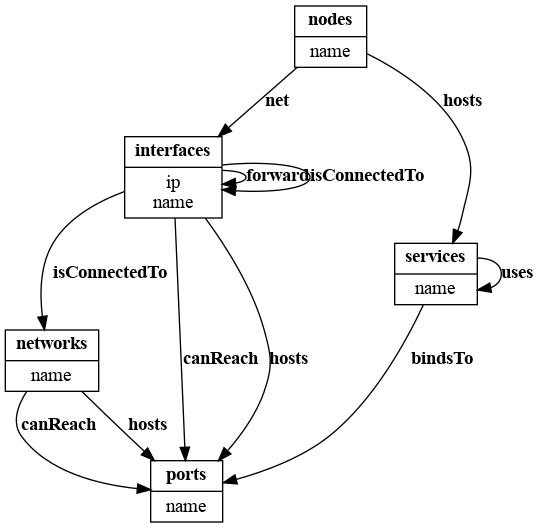

Write Python code to recreate this figure.
import functools
import sys
from typing import Dict, List, NoReturn, Set, Tuple, Optional, Union
from schema import Or, Schema, Optional as Opt, SchemaError

import graphviz
import yaml


@functools.total_ordering
class Node:
    def __init__(self, name: str, attributes: Optional[Set[str]] = None):
        self.name: str = name  # identifier
        if attributes is None:
            attributes = set()
        self.attributes: Set[str] = attributes

    def __str__(self):
        return f"{self.name}_{'_'.join(sorted(self.attributes))}"

    def __lt__(self, other: 'Node') -> bool:
        return str(self.name) < str(other.name)

    def to_label(self) -> str:
        return f"<{{<b>{self.name}</b>|{'<br />'.join(sorted(self.attributes))}}}>"


@functools.total_ordering
class Edge:
    def __init__(self, source: Node, destination: Node, label: str, attributes: Optional[Set[str]] = None):
        self.source = source
        self.destination = destination
        self.label = label
        if attributes is None:
            attributes = set()
        self.attributes = attributes

    def __str__(self) -> str:
        return f"{str(self.source)}_{str(self.destination)}_{self.label}_{'_'.join(sorted(self.attributes))}"

    def __lt__(self, other: 'Edge') -> bool:
        return str(self) < str(other)

    def to_label(self) -> str:
        return f"<<b>{self.label}</b>{''.join('<br />' + attribute for attribute in sorted(self.attributes))}>"


class Onthology:
    def __init__(self):
        self.nodes: Dict[str, Node] = dict()
        self.edges: Set[Edge] = set()
        self.schema: Optional[Schema] = None

    META_ONTHOLOGY = Schema({
            # source
            str: Or(None, {
                Opt('attributes'): Or(None, {
                    str: Or(None, object)
                }),
                # destination
                Opt(str): {
                    # edge
                    str: Or(None, {
                        # attribute
                        str: Or(None, object)
                    })
                }
            })
        })

    def draw(self, output_filename: str):
        g = graphviz.Digraph(format='png')
        g.node_attr.update({'shape': 'record'})

        for node in sorted(self.nodes.values()):
            g.node(str(node), label=node.to_label())

        for edge in sorted(self.edges):
            g.edge(str(edge.source), str(edge.destination), edge.to_label())

        print(g.source)
        filename = g.render(filename=output_filename)
        print("Graph saved in", filename)

    def get_node(self, name: str) -> Node:
        if name in self.nodes:
            return self.nodes[name]
        node = Node(name)
        self.nodes[name] = node
        return node

    @staticmethod
    def load_from_yaml(filename: str, meta_onthology: Schema = None) -> Union['Onthology', NoReturn]:
        if meta_onthology is None:
            meta_onthology = Onthology.META_ONTHOLOGY

        with open(filename, 'r') as file:
            onthology_dict = yaml.safe_load(file.read())

        if meta_onthology:
            try:
                meta_onthology.validate(onthology_dict)
            except SchemaError as se:
                for error in se.errors:
                    if error:
                        print(error)

                for error in se.autos:
                    if error:
                        print(error)

                raise se

        onthology = Onthology()
        if onthology_dict is None:
            return onthology

        onthology_schema_dict = dict()
        for source, destinations in onthology_dict.items():
            source_node = onthology.get_node(source)

            if destinations is None:
                continue

            source_schema_dict = dict()
            for destination, labels in destinations.items():
                if destination == 'attributes':
                    for attribute, condition in labels.items():
                        if type(condition) == str:
                            condition = eval(condition)
                        source_schema_dict[Opt(attribute)] = condition
                        source_node.attributes.add(attribute)
                else:
                    destination_schema_dict = dict()
                    destination_node = onthology.get_node(destination)
                    for label, attributes in labels.items():
                        label_schema_dict = dict()

                        if attributes is None:
                            edge_attributes = None
                        else:
                            edge_attributes = set(attributes.keys())
                            for attribute, condition in attributes.items():
                                if type(condition) == str:
                                    condition = eval(condition)
                                label_schema_dict[Opt(attribute)] = condition

                        onthology.edges.add(Edge(source_node, destination_node, label, attributes=edge_attributes))
                        destination_schema_dict[Opt(label)] = Or(None, label_schema_dict)
                    source_schema_dict[Opt(destination)] = Or(None, destination_schema_dict)
            onthology_schema_dict[Opt(source)] = Or(None, list(source_schema_dict))
        onthology.schema = Schema(Or(None, onthology_schema_dict))
        return onthology


if __name__ == '__main__':
    try:
        onthology = Onthology.load_from_yaml(filename='onthology.yaml')
        onthology.draw(output_filename='onthology')
    except SchemaError:
        sys.exit(1)

    try:
        topology = Onthology.load_from_yaml(filename='topology.yaml', meta_onthology=onthology.schema)
        topology.draw(output_filename='topology')
    except SchemaError:
        sys.exit(2)
